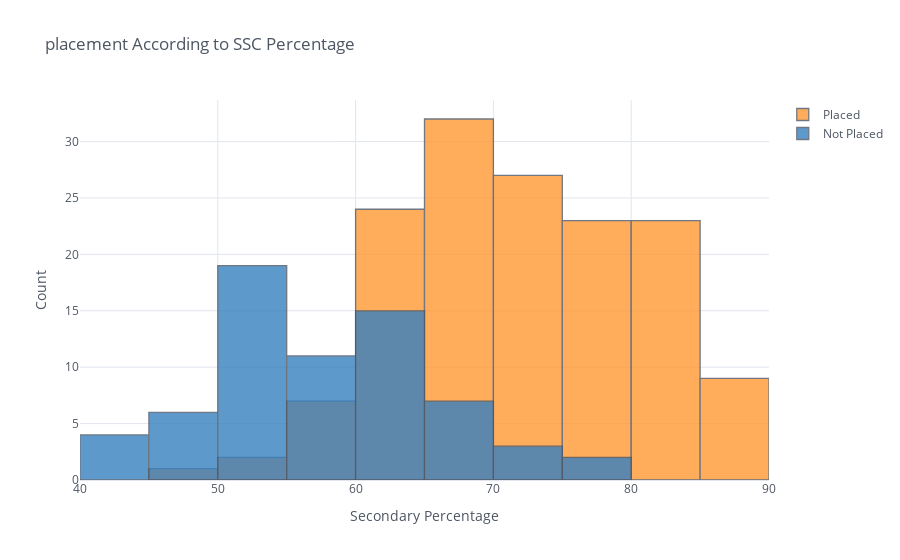

The code cell stored with this chart in its notebook:
### Code cell
camp["Placed"]=camp[camp["status"]=="Placed"]["ssc_p"]
camp["Not Placed"]=camp[camp["status"]=="Not Placed"]["ssc_p"]
camp[["Placed","Not Placed"]].iplot(kind="histogram", bins=10, theme="white", title="placement According to SSC Percentage",
         xTitle='Secondary Percentage', yTitle='Count')

### Figure 1 — Plotly figure (JSON) as saved in the notebook; plotly's stock layout.template omitted (floating-point values rounded to 4 significant figures; data arrays with more than 128 entries replaced by an {"elided": "..."} marker saying what was removed)
{"data": [{"histfunc": "count", "histnorm": "", "marker": {"color": "rgba(255, 153, 51, 1.0)", "line": {"color": "#4D5663", "width": 1.3}}, "name": "Placed", "nbinsx": 10, "opacity": 0.8, "orientation": "v", "type": "histogram", "x": {"elided": "215 float values"}}, {"histfunc": "count", "histnorm": "", "marker": {"color": "rgba(55, 128, 191, 1.0)", "line": {"color": "#4D5663", "width": 1.3}}, "name": "Not Placed", "nbinsx": 10, "opacity": 0.8, "orientation": "v", "type": "histogram", "x": {"elided": "215 float values"}}], "layout": {"barmode": "overlay", "legend": {"bgcolor": "#FFFFFF", "font": {"color": "#4D5663"}}, "paper_bgcolor": "#FFFFFF", "plot_bgcolor": "#FFFFFF", "title": {"font": {"color": "#4D5663"}, "text": "placement According to SSC Percentage"}, "xaxis": {"gridcolor": "#E1E5ED", "showgrid": true, "tickfont": {"color": "#4D5663"}, "title": {"font": {"color": "#4D5663"}, "text": "Secondary Percentage"}, "zerolinecolor": "#E1E5ED"}, "yaxis": {"gridcolor": "#E1E5ED", "showgrid": true, "tickfont": {"color": "#4D5663"}, "title": {"font": {"color": "#4D5663"}, "text": "Count"}, "zerolinecolor": "#E1E5ED"}}}
